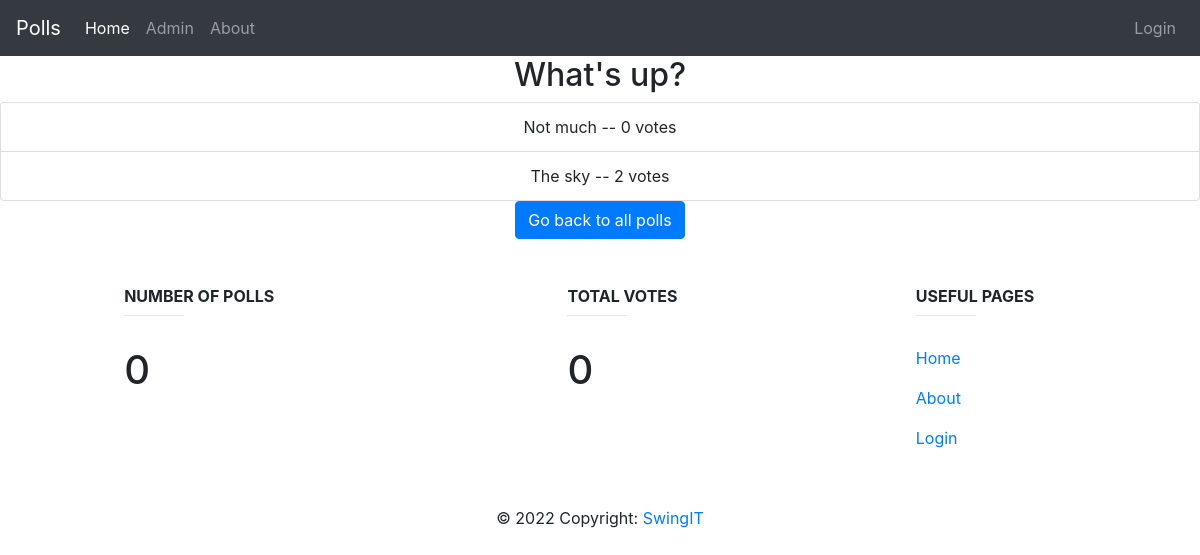
/polls/1/results/, run on an earlier commit of the app's database.
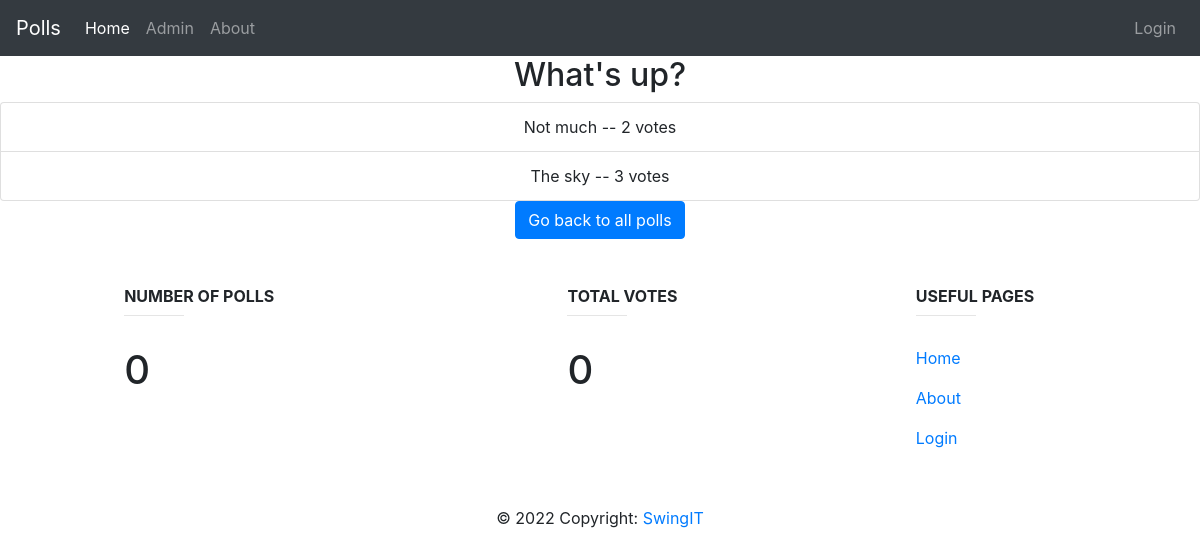
And on a later commit of the database.
### polls/models.py (models this page shows, shortened)
class Choice(models.Model):
    question = models.ForeignKey(Question,on_delete=models.CASCADE)
    choice_text = models.CharField(max_length=200)
    votes = models.IntegerField(default=0)

### polls/views.py (the view)
# urls.py: path('<int:pk>/results/', views.ResultsView.as_view(), name='results'),
class ResultsView(generic.DetailView):
    model = Question
    template_name = 'polls/results.html'

### polls/templates/polls/results.html
{% extends "polls/base.html" %}
{% block content %}
<h2 class="text-center">{{ question.question_text }}</h2>
<div class="text-center">
<ul class="list-group">
{% for choice in question.choice_set.all %}
    <li class="list-group-item">{{ choice.choice_text }} -- {{ choice.votes }} vote{{ choice.votes|pluralize }}</li>
{% endfor %}
</ul>
<a href="{% url 'polls:index' %}" class=" btn btn-primary">Go back to all polls</a>
</div>
{% endblock %}

What changed in the data, as far as the page shows it:
changed Choice "Not much": votes "0" → "2"
changed Choice "The sky": votes "2" → "3"
